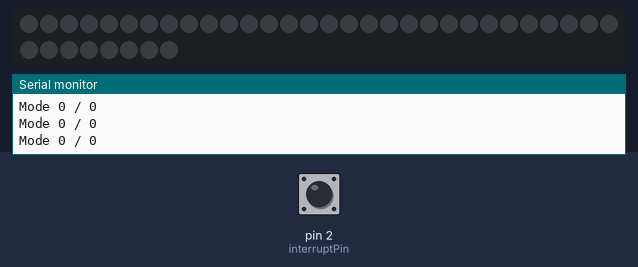
Recording of a sketch running on a simulated Arduino Uno, built with avr-gcc and run on an emulated ATmega328P. Shown: 38 RGB LEDs in strip order, left to right, continuing on the next row, the last lines printed to the serial monitor. Inputs (shaded band) come from the test bench; at power-on: pin 2 (interruptPin) HIGH. Dim RGB values are drawn brighter than linear; random numbers use the default seed unless the sketch sets one.

Above: at 1.2 s.
1.3 s: pin 2 (interruptPin) pulled LOW for 0.15 s
At 1.57 s:
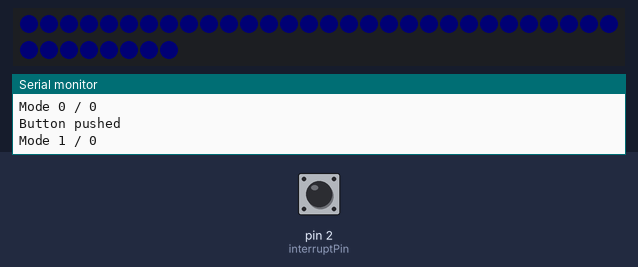
2.0 s: pin 2 (interruptPin) pulled LOW for 1 s
3.6 s: pin 2 (interruptPin) pulled LOW for 0.15 s
At 4.06 s:
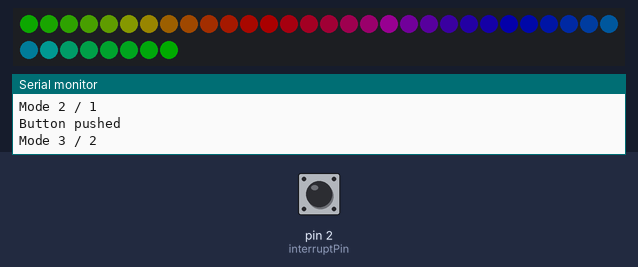
4.3 s: pin 2 (interruptPin) pulled LOW for 3.2 s
At 5.23 s:
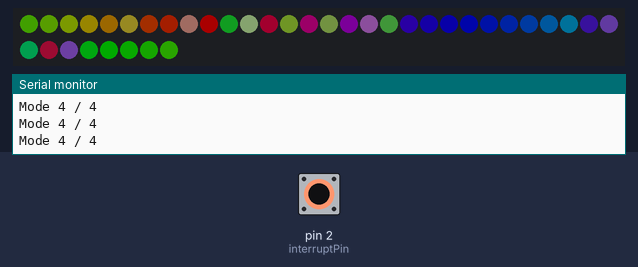

The sketch:

veilleuse-v2.ino
```cpp
#include <Adafruit_NeoPixel.h>
#define PIN 3
#define N_LEDS 38
Adafruit_NeoPixel strip = Adafruit_NeoPixel(N_LEDS, PIN, NEO_GRB + NEO_KHZ800);

#include <avr/sleep.h>//this AVR library contains the methods that controls the sleep modes
#define interruptPin 2 //Pin we are going to use to wake up the Arduino


#define RAINBOW_MODE 3
#define CHASE_MODE 2
#define SLEEP_MODE 5
#define HEART_MODE 1
#define RANDOM_MODE 4

#define DEBUG_MODE_ENABLED true

int modeNumber = 0;
int startedMode = 0;

int buttonState;             // the current reading from the input pin
int lastButtonState = HIGH;   // the previous reading from the input pin

int elapsedTime = millis();
int goingToSleepAfterTime = 60 * 15 * 1000; // In milliseconds : 15min

// the following variables are unsigned longs because the time, measured in
// milliseconds, will quickly become a bigger number than can be stored in an int.
unsigned long lastDebounceTime = 0;  // the last time the output pin was toggled
unsigned long debounceDelay = 50;    // the debounce time; increase if the output flickers


void setup() {
  if(DEBUG_MODE_ENABLED){
    Serial.begin(115200);//Start Serial Comunication
  }
  strip.begin();
  strip.setBrightness(45);

  pinMode(interruptPin,INPUT_PULLUP);//Set pin d2 to input using the buildin pullup resistor
}

void loop() {
  randomColors();
  switchMode();
}

void startup(){
  modeNumber = 1;
  elapsedTime = millis();
}

void switchMode() {
 buttonPushed();

 if(DEBUG_MODE_ENABLED){
    Serial.println("Mode "+String(modeNumber) + " / "+String(startedMode));
 }

 if(millis() > (elapsedTime + goingToSleepAfterTime)){
    Going_To_Sleep();
 }

 if(modeNumber == SLEEP_MODE){
    Going_To_Sleep();
 }


 if(modeNumber == RAINBOW_MODE){
  startedMode = RAINBOW_MODE;
  rainbowCycle(20);
 }

 if(modeNumber == CHASE_MODE) {
  startedMode = CHASE_MODE;
  chase(128);
 }

 if(modeNumber == HEART_MODE) {
  startedMode = HEART_MODE;
  heart();
 }

 if(modeNumber == RANDOM_MODE) {
  startedMode = RANDOM_MODE;
  heart();
 }
}

void buttonPushed() {
  // read the state of the switch into a local variable:
  int reading = digitalRead(interruptPin);

  // check to see if you just pressed the button
  // (i.e. the input went from LOW to HIGH), and you've waited long enough
  // since the last press to ignore any noise:

  // If the switch changed, due to noise or pressing:
  if (reading != lastButtonState) {
    // reset the debouncing timer
    lastDebounceTime = millis();
  }

  if ((millis() - lastDebounceTime) > debounceDelay) {
    // whatever the reading is at, it's been there for longer than the debounce
    // delay, so take it as the actual current state:

    // if the button state has changed:
    if (reading != buttonState) {
      buttonState = reading;

      if (buttonState == LOW) {
        if(DEBUG_MODE_ENABLED){
          Serial.println("Button pushed");
        }
        modeNumber++;
      }
    }
  }

  // save the reading. Next time through the loop, it'll be the lastButtonState:
  lastButtonState = reading;
}

void Going_To_Sleep(){
    strip.fill(255);
    showStrip();
    delay(500);

    sleep_enable();//Enabling sleep mode
    attachInterrupt(0, wakeUp, LOW);//attaching a interrupt to pin d2
    set_sleep_mode(SLEEP_MODE_PWR_DOWN);//Setting the sleep mode, in our case full sleep

    strip.fill(0);
    showStrip();

    sleep_cpu();//activating sleep mode
  }

void wakeUp(){
    sleep_disable();//Disable sleep mode
    startup();
    detachInterrupt(0); //Removes the interrupt from pin 2;
}


/*LED STRIP FUNCTIONS*/
static void randomColors(){
  if(modeNumber != RANDOM_MODE){
    return;
  }

  int led = random(1,N_LEDS);
  int red = random(0,255);
  int green = random(0,255);
  int blue = random(0,255);
  int timer = random(30,100);
  setPixel(led, red, green, blue);
  showStrip();
  delay(timer);

}

static void heart(){
  if(modeNumber != HEART_MODE){
    return;
  }

  int timeTransition = 20;

  for(int i = 0;i<=255;i++){
    // Gestion du mode
    buttonPushed();
    if(modeNumber != HEART_MODE){
      break;
    }

    setAll(0,0,i);
    showStrip();
    delay(timeTransition);
  }

  for(int i = 254;i>=0;i--){
    // Gestion du mode
    buttonPushed();
    if(modeNumber != HEART_MODE){
      break;
    }

    setAll(0,0,i);
    showStrip();
    delay(5);
  }

  //strip.setBrightness(60);

}

static void chase(uint32_t c) {
  if(modeNumber != CHASE_MODE){
    return;
  }
  for(uint16_t i=0; i<strip.numPixels()+4; i++) {
      // Gestion du mode
      for(int a = 0;a<6;a++){
      buttonPushed();
      if(modeNumber != CHASE_MODE){
        break;
      }
      delay(50);
      }


      strip.setPixelColor(i  , c); // Draw new pixel
      strip.setPixelColor(i-4, 0); // Erase pixel a few steps back
      strip.show();

  }
}

void showStrip() {
 #ifdef ADAFRUIT_NEOPIXEL_H
   // NeoPixel
   strip.show();
 #endif
 #ifndef ADAFRUIT_NEOPIXEL_H
   // FastLED
   FastLED.show();
 #endif
}

void setPixel(int Pixel, byte red, byte green, byte blue) {
 #ifdef ADAFRUIT_NEOPIXEL_H
   // NeoPixel
   strip.setPixelColor(Pixel, strip.Color(red, green, blue));
 #endif
 #ifndef ADAFRUIT_NEOPIXEL_H
   // FastLED
   leds[Pixel].r = red;
   leds[Pixel].g = green;
   leds[Pixel].b = blue;
 #endif
}

void setAll(byte red, byte green, byte blue) {
  for(int i = 0; i < strip.numPixels(); i++ ) {
    setPixel(i, red, green, blue);
  }
  showStrip();
}

// MODE 1
void rainbowCycle(int SpeedDelay) {
  if(modeNumber != RAINBOW_MODE){
    return;
  }
  byte *c;
  uint16_t i, j;

  for(j=0; j<256*5; j++) { // 5 cycles of all colors on wheel

    // Gestion du mode
    buttonPushed();
    if(modeNumber != RAINBOW_MODE){
      break;
    }
    for(i=0; i< strip.numPixels(); i++) {

      c=Wheel(((i * 256 / strip.numPixels()) + j) & 255);
      setPixel(i, *c, *(c+1), *(c+2));
    }
    showStrip();
    delay(SpeedDelay);
  }
}

byte * Wheel(byte WheelPos) {
  static byte c[3];

  if(WheelPos < 85) {
   c[0]=WheelPos * 3;
   c[1]=255 - WheelPos * 3;
   c[2]=0;
  } else if(WheelPos < 170) {
   WheelPos -= 85;
   c[0]=255 - WheelPos * 3;
   c[1]=0;
   c[2]=WheelPos * 3;
  } else {
   WheelPos -= 170;
   c[0]=0;
   c[1]=WheelPos * 3;
   c[2]=255 - WheelPos * 3;
  }

  return c;
}
```

Measured:
- after the input at 1.3 s, the LEDs: change after 0.21 s (image 1)
